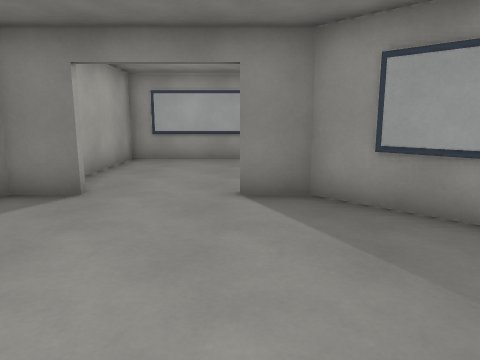
[1] (above)

24 first-person views from a walk through a level from a Godot 3-D game. The camera is 1.4 m above the floor, tilts 10° down and sees 70° across. The floor is counted in squares, 1 m on a side. Each view is taken from the middle of a square. On the plan, view 1 faces up. The plan holds only what a view shows up to about 15 squares ahead; the rest is blank. The place goes on beyond the plan. Door leaves are left out where a doorway can be walked through.

[2]
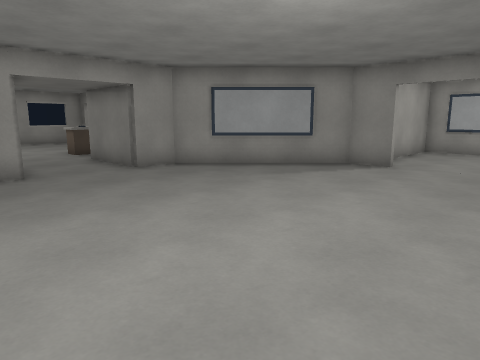

[3]
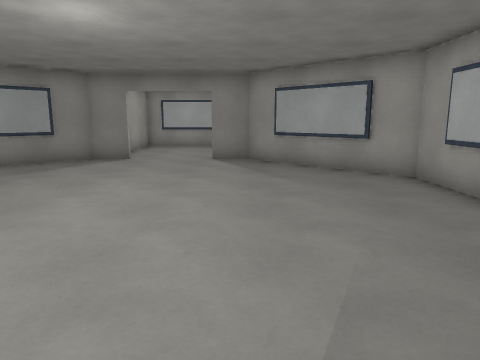

[4]
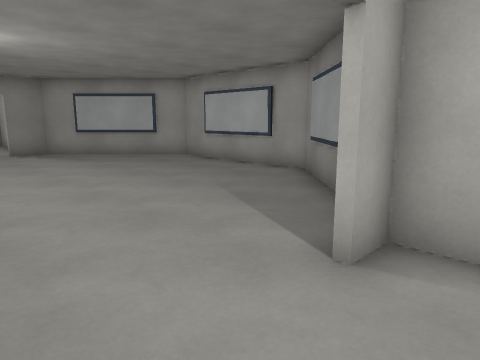

[5]
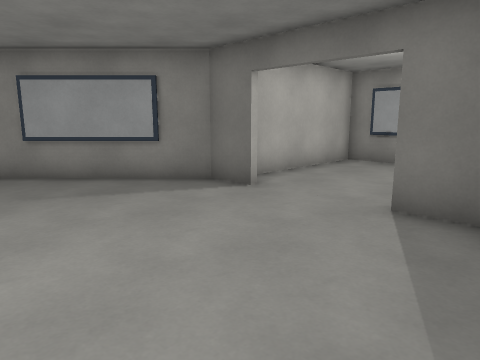

[6]
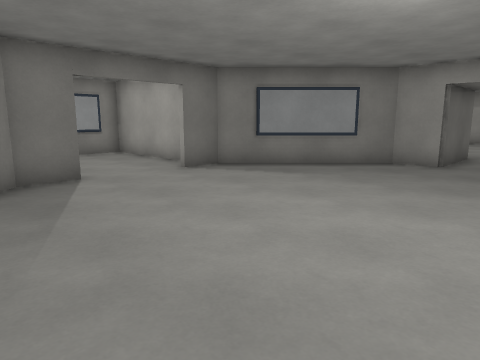

[7]
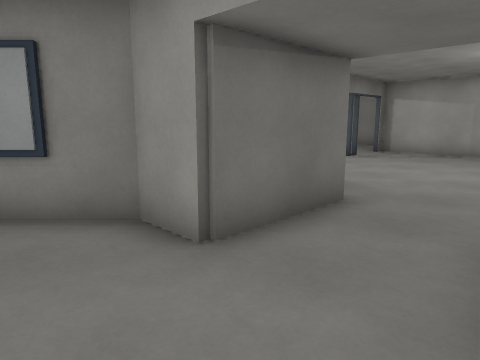

[8]
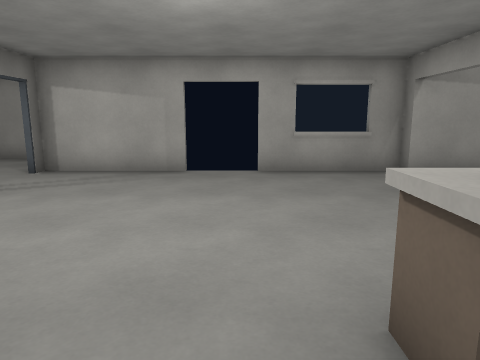

[9]
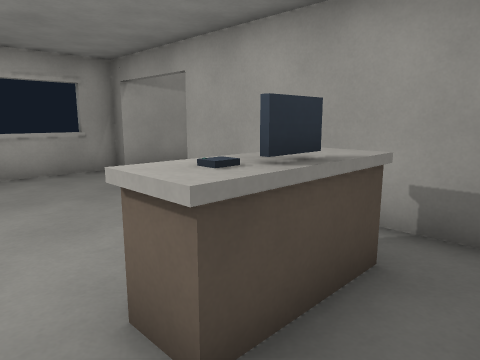

[10]
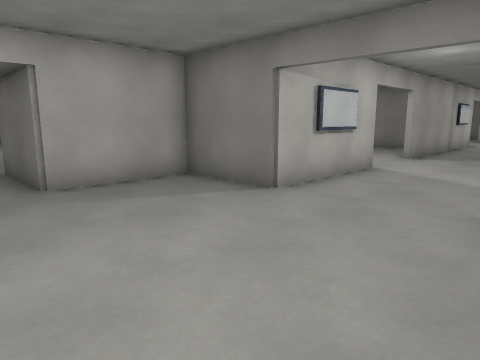

[11]
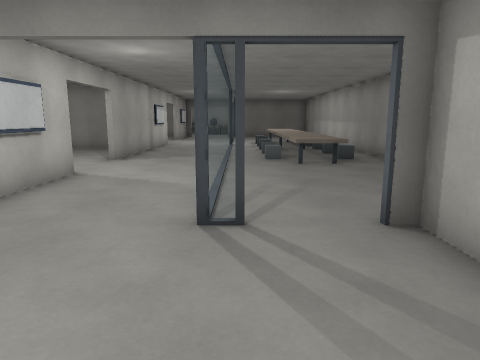

[12]
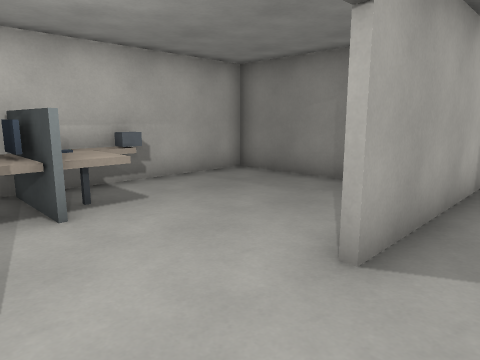

[13]
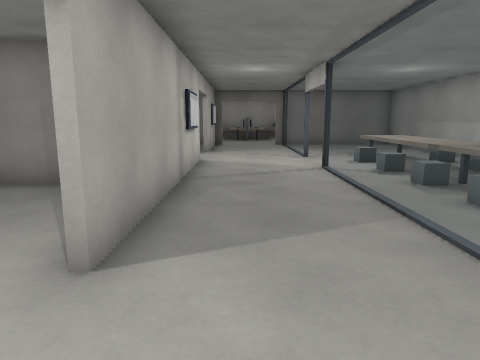

[14]
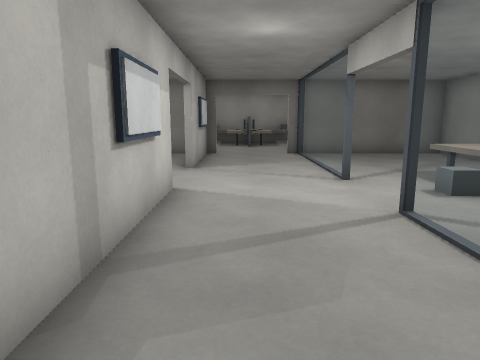

[15]
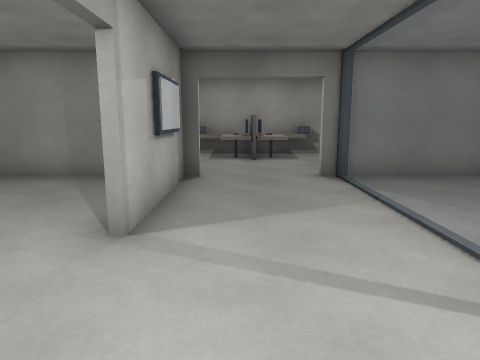

[16]
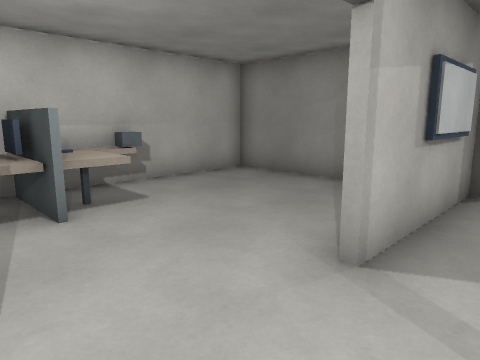

[17]
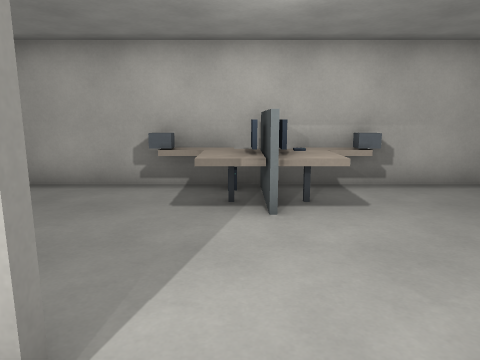

[18]
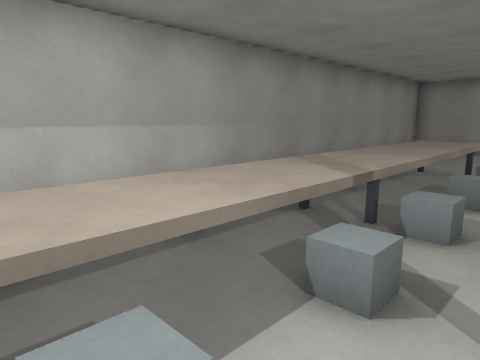

[19]
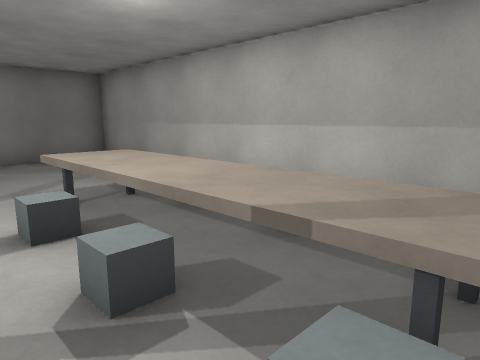

[20]
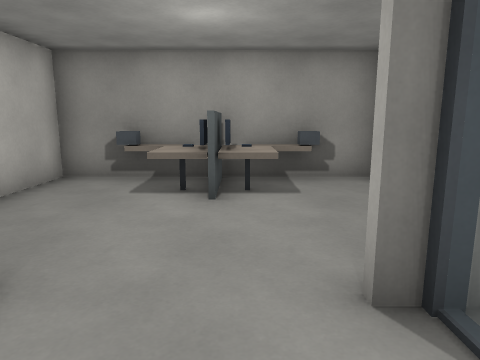

[21]
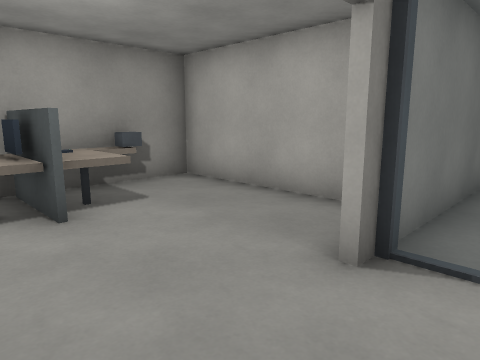

[22]
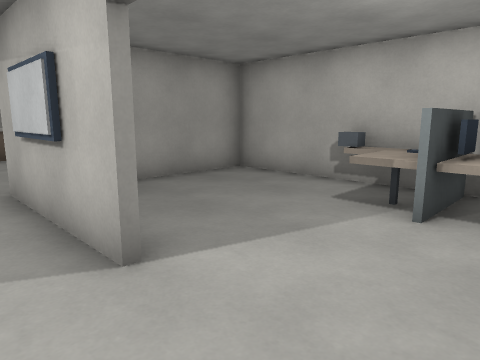

[23]
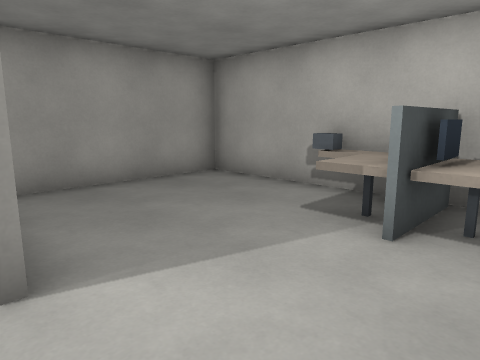

[24]
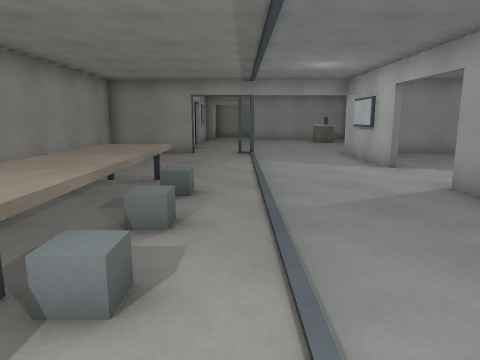

### Floor plan
Key: @ floor where view 1 was taken; # wall or solid block; . main floor; : floor 4 m higher than the main floor; / step, stairs or slope; D door; = window, fence, low wall or low ledge; ^ raised ledge; T thing the floor can be seen under or through; O other object.
Columns run from 25 left of view 1 to 6 right of it. Each row starts with its distance up from view 1.
 12                      #####
 11                      #....
 10                      #....
  9                      #....
  8                      #....
  7     #               ###..###
  6     #              ##......##
  5    ##  ######      #........##
  4    #.      ..      /.........##
  3    =.....  ^..   :/...........#
  2    =.......O..   .............D
  1    #.......^..:::.............#
  0     D....................@....#
 -1     D.........................#
 -2    #..........###.............##
 -3    #..........###..............#
 -4    #..........# ##............##
 -5  ####.##...########..........##
 -6 #  ....#...#.....###........##
 -7 # ..... ...#.....# ##....####
 -8 #...... ...#.....#  ###...#
 -9 #  .... ...#....##   #....#
-10 # ..... ........^#   #....#
-11 # ..... ......OOO#   #....#
-12 #..^^.. ......OOO#   #....#
-13 #..^^.. ...#....^#   ######
-14 #..^^.. ...#....##
-15 #..^^.. ...#.....#
-16 #  ^^.. ...#.....#
-17 #  ^^.. ...#######
-18 #  ^^.. ...#.....#
-19 #  ^^.. ...#.....#
-20 #  ^^..T...#.....#
-21 # .^^......#....##
-22 #..^^...........^#
-23 #..^^..#......OOO#
-24 #...... ......OOO#
-25 #...... ...#....^#
-26 #...... ...#....##
-27 #...... ...#.....#
-28 #...... ...#.....#
-29 #....###...## ...#
-30 ######...... #####
-31     #.......
-32     #........
-33     #...OO...#
-34     #...OO...#
-35     #.#^OO^#.#
-36     ##########

Positions as (right, up) in squares from view 1, and headings:
1: (0, 0), facing up
2: (1, -4), facing up-left
3: (1, -6), facing up
4: (-3, -9), facing up-right
5: (-5, -2), facing down-right
6: (3, 1), facing down-left
7: (-6, 1), facing down-left
8: (-12, 0), facing left
9: (-12, 0), facing up-left
10: (-19, 0), facing down-right
11: (-19, -1), facing down
12: (-16, -10), facing down-right
13: (-16, -10), facing down
14: (-16, -15), facing down
15: (-16, -21), facing down
16: (-16, -22), facing down-right
17: (-16, -23), facing right
18: (-19, -22), facing up-left
19: (-19, -17), facing down-left
20: (-17, -27), facing down
21: (-15, -28), facing down-left
22: (-16, -13), facing up-right
23: (-15, -25), facing up-right
24: (-19, -20), facing up
